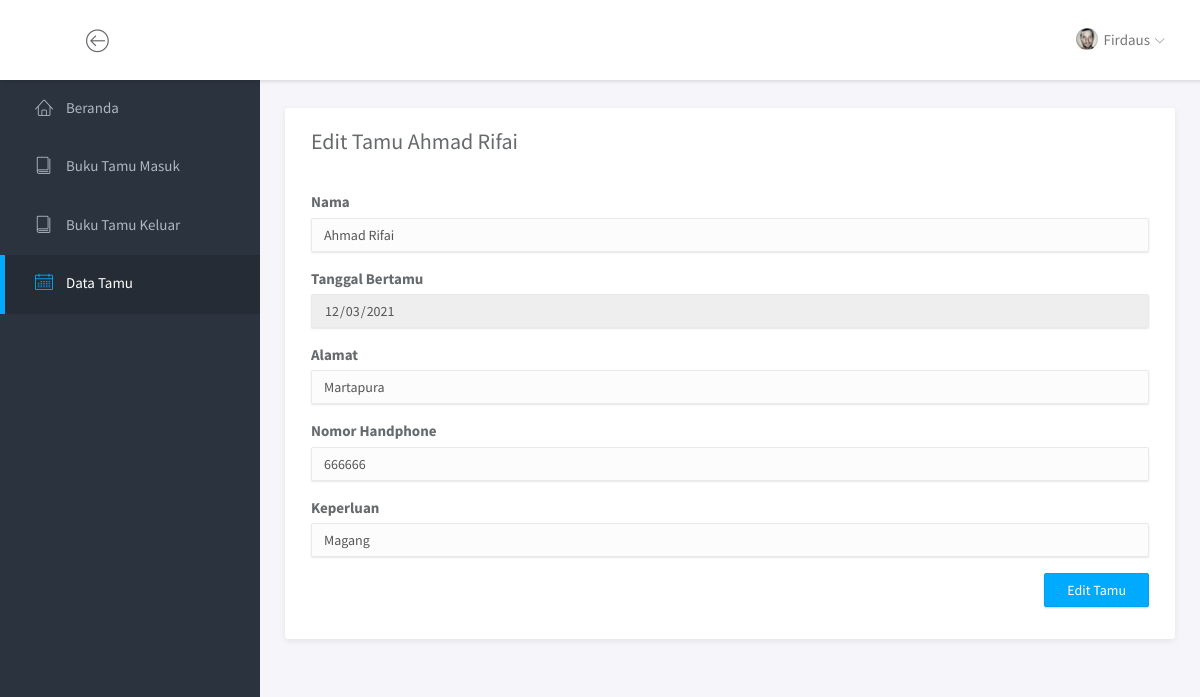
The app's page /index.php?page=edit_tamu&id_tamu=6 (signed in) with its own data.
### tables this page shows
CREATE TABLE `tabel_buku_tamu` (
    id_tamu INT NOT NULL AUTO_INCREMENT,
    id_user INT NOT NULL,
    id_ruangan INT NOT NULL,
    nama VARCHAR(255) NOT NULL,
    tanggal DATE NOT NULL,
    jam_masuk TIME NOT NULL,
    jam_keluar TIME NULL,
    alamat VARCHAR(255) NOT NULL,
    nomor_handphone VARCHAR(15) NOT NULL,
    keperluan VARCHAR(255) NOT NULL,
    status_kunjungan ENUM('SEDANG BERKUNJUNG', 'TELAH BERKUNJUNG') NOT NULL,
    kesan_kunjungan TEXT NOT NULL,
    PRIMARY KEY (id_tamu),
    FOREIGN KEY (id_user) REFERENCES tabel_user (id_user)
);

### halaman_edit_data/halaman_edit_tamu.php (the view, shortened to what this page needs)
<?php
if (isset($_GET['id_tamu'])) {
    require_once "database/koneksi.php";
    $sql = "SELECT * FROM tabel_buku_tamu WHERE id_tamu=" . $_GET['id_tamu'];
    $result = $mysqli->query($sql);
    $row = $result->fetch_assoc();
} else
    echo "<script>" .
        "window.location.href='index.php?page=data_tamu';" .
        "</script>";
?>
<div class="main">
    <div class="main-content">
        <div class="container-fluid">
            <div class="panel panel-headline">
                <div class="panel-heading">
                    <h3 class="panel-title">Edit Tamu <?= $row['nama']; ?></h3>
                </div>
                <div class="panel-body">
                    <form action="" method="POST">
                        <div class="row" style="margin-bottom: 16px;">
                            <div class="col-md-12">
                                <label for="nama" class="form-label">Nama</label>
                                <input type="text" class="form-control" id="nama" name="nama" value="<?= $row['nama']; ?>">
                            </div>
                        </div>
                        <div class="row" style="margin-bottom: 16px;">
                            <div class="col-md-12">
                                <label for="tanggal" class="form-label">Tanggal Bertamu</label>
                                <input type="date" class="form-control" readonly id="tanggal" name="tanggal" value="<?= $row['tanggal']; ?>">
                            </div>
                        </div>
                        <div class="row" style="margin-bottom: 16px;">
                            <div class="col-md-12">
                                <label for="alamat" class="form-label">Alamat</label>
                                <input type="text" class="form-control" id="alamat" name="alamat" value="<?= $row['alamat']; ?>">
                            </div>
                        </div>
                        <div class="row" style="margin-bottom: 16px;">
                            <div class="col-md-12">
                                <label for="nomor_handphone" class="form-label">Nomor Handphone</label>
                                <input type="number" class="form-control" id="nomor_handphone" name="nomor_handphone" value="<?= $row['nomor_handphone']; ?>">
                            </div>
                        </div>
                        <div class="row" style="margin-bottom: 16px;">
                            <div class="col-md-12">
                                <label for="keperluan" class="form-label">Keperluan</label>
                                <input type="text" class="form-control" id="keperluan" name="keperluan" value="<?= $row['keperluan']; ?>">
                            </div>
                        </div>
                        <div class="row" style="margin-bottom: 16px;">
                            <div class="col-md-12" style="display: flex; justify-content: end;">
                                <button type="submit" name="submit" class="btn btn-primary">Edit Tamu</button>
                            </div>
                        </div>
                    </form>
                </div>
            </div>
        </div>
    </div>
</div>

### assets/css/main.css (style rules this page uses)
html { position: relative; min-height: 100%; }
body { background-color: #F3F5F8; font-family: "Source Sans Pro", sans-serif; font-size: 15px; color: #676a6d; }
#wrapper .main { -webkit-transition: all 0.3s ease-in-out; -moz-transition: all 0.3s ease-in-out; -ms-transition: all 0.3s ease-in-out; -o-transition: all 0.3s ease-in-out; transition: all 0.3s ease-in-out; width: calc(100% - 260px); left: 0; position: relative; float: right; background-color: #f5f5fa; }
#wrapper #sidebar-nav, #wrapper .main { padding-top: 80px; }
.main-content { padding: 28px 10px; }
.form-control { -moz-box-shadow: 0px 1px 2px 0 rgba(0, 0, 0, 0.1); -webkit-box-shadow: 0px 1px 2px 0 rgba(0, 0, 0, 0.1); box-shadow: 0px 1px 2px 0 rgba(0, 0, 0, 0.1); -webkit-border-radius: 2px; -moz-border-radius: 2px; border-radius: 2px; border-color: #eaeaea; background-color: #fcfcfc; }
.btn { -webkit-border-radius: 2px; -moz-border-radius: 2px; border-radius: 2px; -moz-box-shadow: 0px 1px 2px 0 rgba(0, 0, 0, 0.2); -webkit-box-shadow: 0px 1px 2px 0 rgba(0, 0, 0, 0.2); box-shadow: 0px 1px 2px 0 rgba(0, 0, 0, 0.2); padding: 6px 22px; }
.btn-primary { background-color: #00AAFF; border-color: #00a0f0; }
.panel { -webkit-border-radius: 3px; -moz-border-radius: 3px; border-radius: 3px; -moz-box-shadow: 0 2px 6px rgba(0, 0, 0, 0.08); -webkit-box-shadow: 0 2px 6px rgba(0, 0, 0, 0.08); box-shadow: 0 2px 6px rgba(0, 0, 0, 0.08); background-color: #fff; margin-bottom: 30px; }
.panel .panel-heading, .panel .panel-body, .panel .panel-footer { padding-left: 25px; padding-right: 25px; }
.panel .panel-heading { padding-top: 20px; padding-bottom: 20px; position: relative; }
.panel .panel-heading .panel-title { margin: 0; font-size: 18px; font-weight: 300; }
.panel .panel-body { padding-top: 10px; padding-bottom: 15px; }
.panel.panel-headline .panel-heading { border-bottom: none; }
.panel.panel-headline .panel-heading .panel-title { margin-bottom: 8px; font-size: 22px; font-weight: normal; }

### records on screen
tabel_buku_tamu: nama "Ahmad Rifai", tanggal "12/03/2021", alamat "Martapura", nomor_handphone "666666", keperluan "Magang"

### other values on screen
$_SESSION['nama'] "Firdaus"
